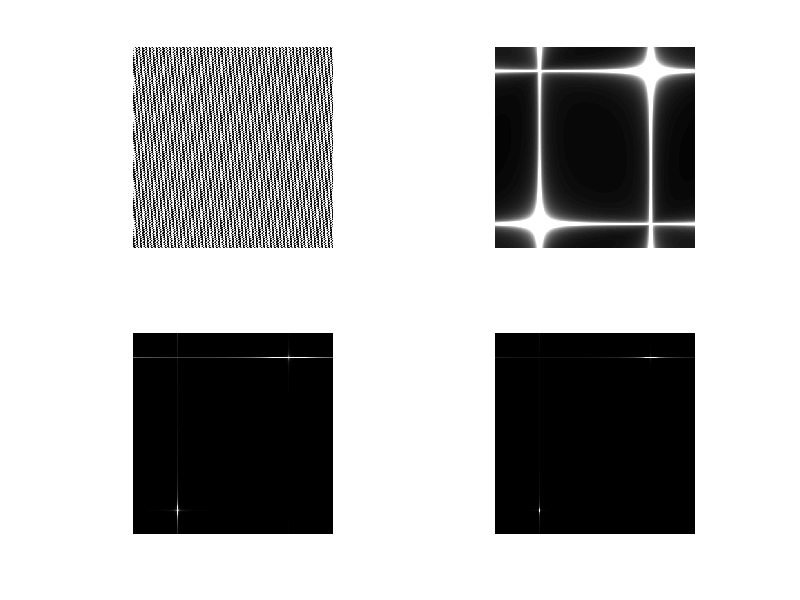

This figure's MATLAB source: (Note: this script raises an error after producing the figure.)
% Program to make Moire patterns with cos lines.
clc;    
close all;  
clear;  
workspace;  
format long g;
format compact;
fontSize = 24;
rows = 512;
columns = 512;

%% Creating a random Moire Pattern
I0=rand,  A=rand+1i*rand                    % generate random parameters
% I0=1;A=1+i
wx0=rand*2*pi-pi, wy0=2*rand*pi-pi
H=512;K=512;                                    % size of image
x=1:H; x=repmat(x',[1,K]); 
y=1:K; y=repmat(y,[H,1]);
moireImage=I0+real(A*exp(1i*wx0*x+1i*wy0*y));   % create the image
ft = fftshift(fft2(moireImage));                % Fourier Transform of Moire Pattern

%% Plotting the original image and FT of it

subplot(2, 2, 1);imshow(moireImage);

subplot(2,2,2);imshow(abs(ft))

subplot(2,2,3);imshow(abs(ft), [0, 300])

subplot(2,2,4);imshow(abs(ft), [0 1000])


%% Computing X
[Imin,param]=imfrest2(moireImage,3,struct('numiter',3));
for m=1:2
    for n=1:3
        if param.w(m,n) >= pi
            param.w(m,n) = param.w(m,n)-2*pi;
        end
    end
end
param.w
X=[exp(i*x(:)*param.w(1,:)+i*y(:)*param.w(2,:))]\moireImage(:)

% %% Regenerate the original Moire pattern with matrix X
for n=1:3
    if abs(imag(X(n,1))) < 10^(-10)
        I2 = real(X(n,1));
    end
    if imag(X(n,1)) > 10^(-10)
        A2 = 2*(X(2,1));
    end
end

%A2=2*X(2,1)                             % Get the parameters from matrix X
x=1:H; x=repmat(x',[1,K]); 
y=1:K; y=repmat(y,[H,1]);
moireImage2=I2+real(A2*exp(1i*(param.w(1,2))*x+1i*param.w(2,2)*y));     % create the image
ft2 = fftshift(fft2(moireImage2));                  % Fourier Transform of Moire Pattern

%% Plotting the regenerated image and FT of it
    
figure();
subplot(2, 2, 1); imshow(moireImage2);           % Moire Pattern

subplot(2,2,2); imshow(abs(ft2))                  % fft2 with fftshift

subplot(2,2,3); imshow(abs(ft2), [0, 300])        % Choosing a suitable value to show the maxima

subplot(2,2,4); imshow(abs(ft2), [0 1000])